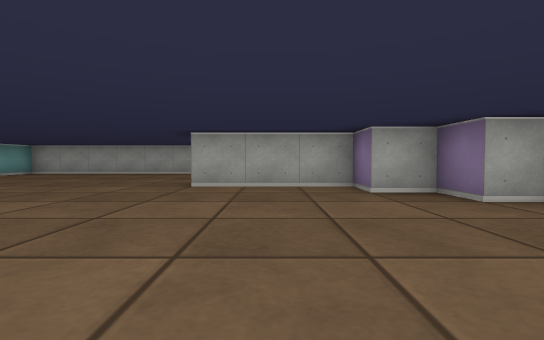
view 1 (above)

16 first-person views from a walk through a cub3D maze. The camera is about half as high as the walls, tilts 2° down and sees 85° across. The floor is counted in squares. Each view is taken from the middle of a square. On the plan, view 1 faces up. The plan holds only what a view shows up to about 9 squares ahead; the rest is blank.

view 2
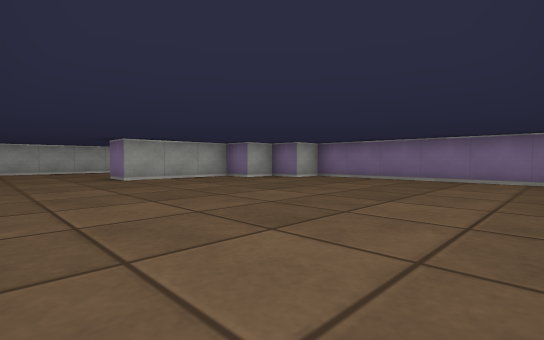

view 3
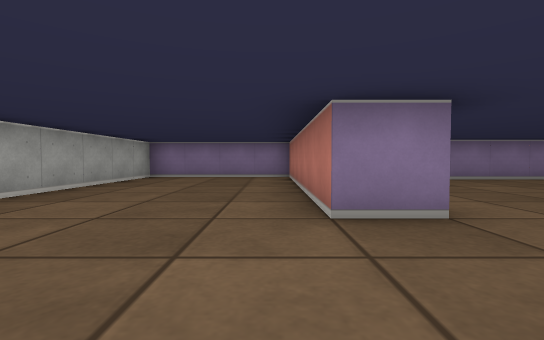

view 4
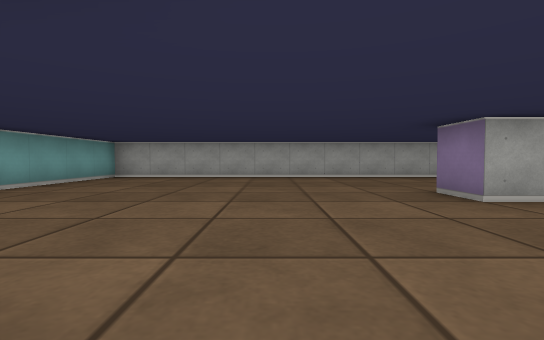

view 5
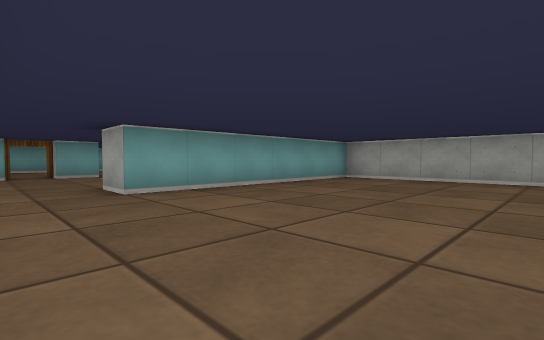

view 6
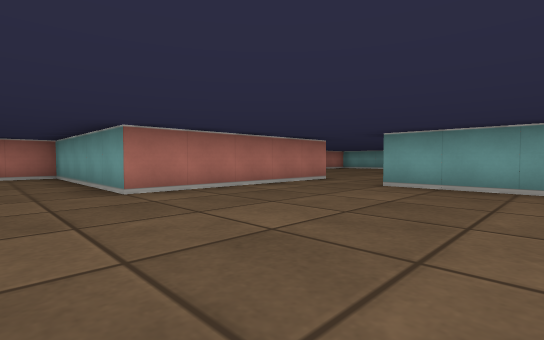

view 7
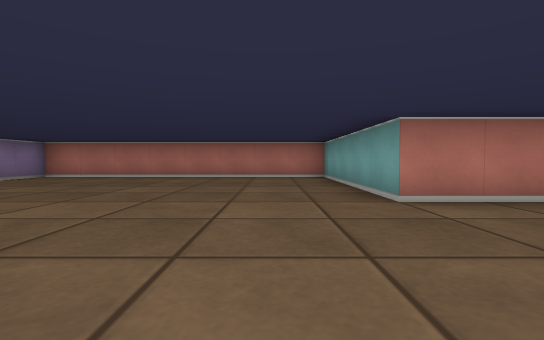

view 8
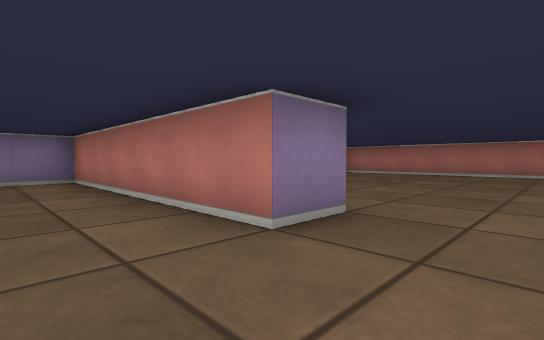

view 9
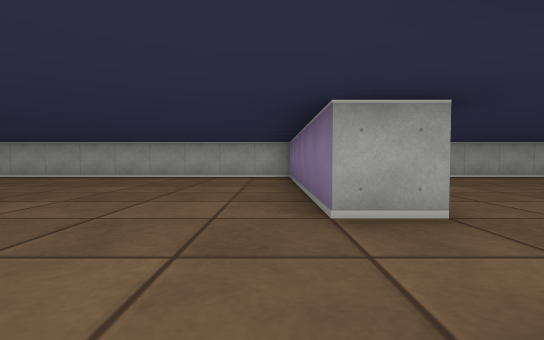

view 10
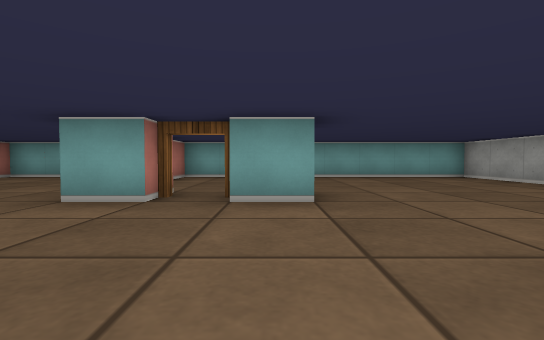

view 11
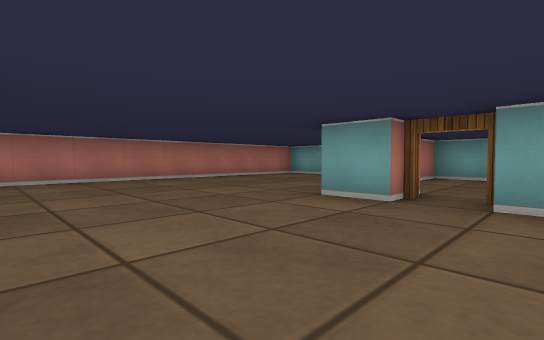

view 12
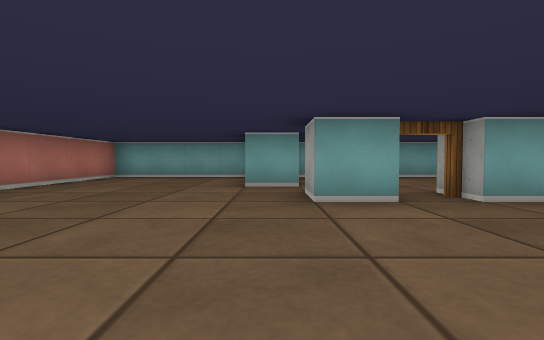

view 13
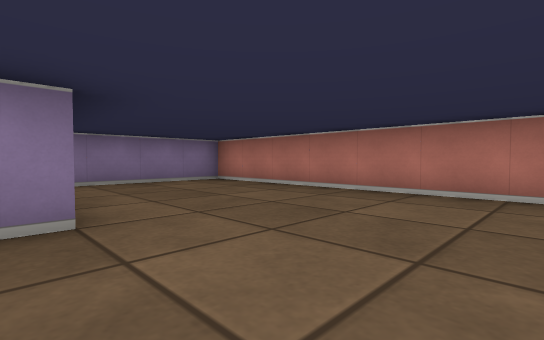

view 14
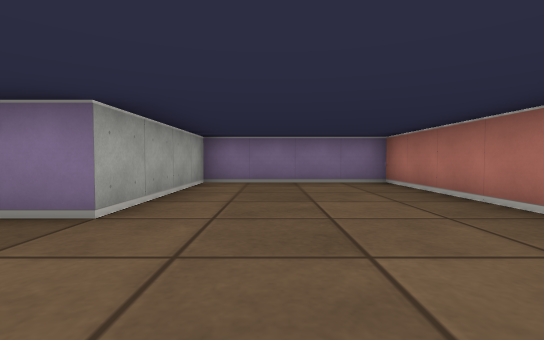

view 15
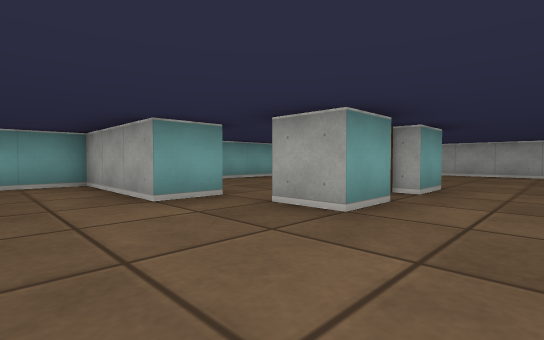

view 16
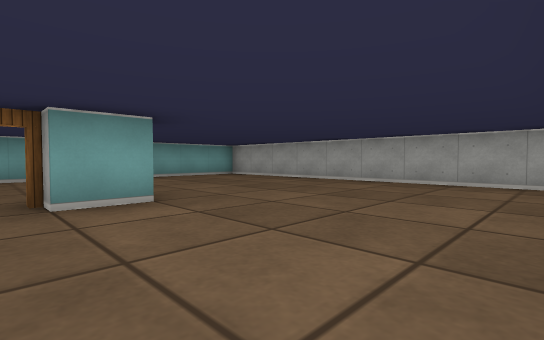

### Floor plan
Ten units are one square. View 1 is at (0, 0); x grows to the right and y downward. Boxes are objects, and circles mark ways between rooms. Rooms are numbered by the first view taken in them; rooms with no view inside come last. Other rooms are left out.
<svg viewBox="-190 -110 240 140">
<path fill="none" stroke="#000" d="M32 -35 25 -35 25 -45 15 -45 15 -55 -15 -55 -15 -65 45 -65 45 -105 -85 -105 -85 -45M-85 -25 -45 -25 -45 25 35 25 35 -32M-135 -35 -135 -25 -145 -25M-155 -25 -155 -15 -185 -15 -185 25 -55 25 -55 -15 -95 -15 -95 -25 -85 -25M-135 -56 -135 -45M-85 -45 -95 -45 -95 -105 -185 -105 -185 -25 -175 -25"/>
<circle cx="-90" cy="-35" r="3" fill="#2a7"/>
<text x="-20" y="-50">1</text>
<text x="-130" y="-30">2</text>
</svg>
Room 1 opens to room 2.

Where each view was taken, in squares from view 1:
view 1: 0 up, 0 right, facing up
view 2: 2 down, 4 left, facing up-right
view 3: 7 up, 4 left, facing right
view 4: 2 up, 4 left, facing up
view 5: 3 up, 4 left, facing up-left
view 6: 7 up, 3 left, facing down-left
view 7: 6 up, 3 left, facing down
view 8: 8 up, 3 left, facing down-right
view 9: 2 up, 10 left, facing up
view 10: 5 up, 10 left, facing left
view 11: 5 up, 10 left, facing down-left
view 12: 2 up, 10 left, facing left
view 13: 2 up, 12 left, facing down-right
view 14: 0 up, 12 left, facing right
view 15: 0 up, 12 left, facing up-left
view 16: 4 up, 10 left, facing up-left
